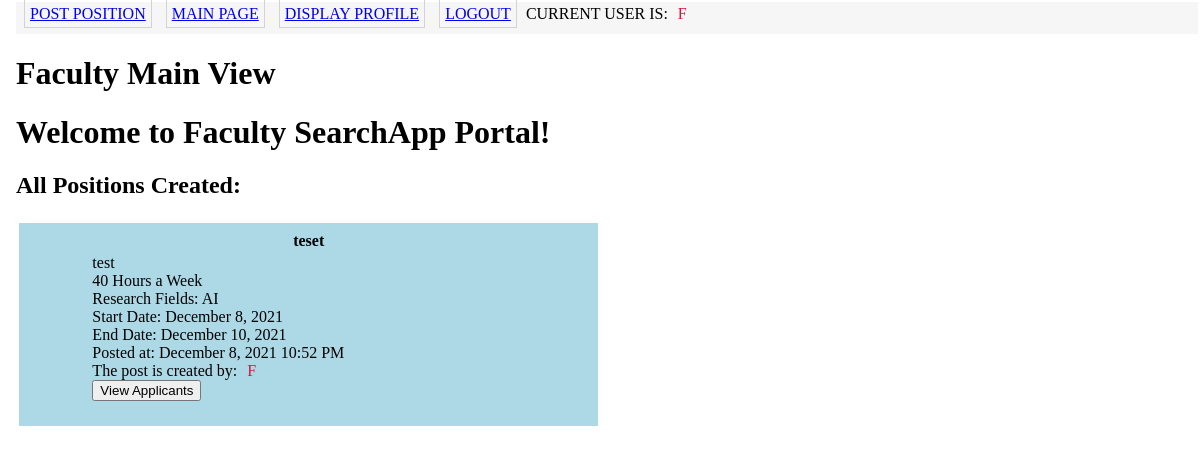
The page /facultyindex (signed in) on the database its author committed.
### app/Model/models.py (models this page shows, shortened)
class User(UserMixin, db.Model):
    id = db.Column(db.Integer, primary_key = True)
    username = db.Column(db.String(64), unique = True)
    wsuID = db.Column(db.Integer)
    firstName = db.Column(db.String(128))
    lastName = db.Column(db.String(128))
    email = db.Column(db.String(120), unique = True)
    address = db.Column(db.String(256))
    phoneNumber = db.Column(db.String(32))
    startDate = db.Column(db.DateTime)
    password_hash = db.Column(db.String(128))
    post = db.relationship('Post', backref = 'writer', lazy = 'dynamic')
    gradDate = db.Column(db.DateTime)
    isfaculty = db.Column(db.Boolean)
    isnotfaculty = db.Column(db.Boolean)
    cumGPA = db.Column(db.Float)
    techCourseGPA = db.Column(db.Float)
    experienceDesc = db.Column(db.String(1048))
    knownLanguages = db.relationship('progLang', # Class Name
                                    secondary = userLanguages, # Table
                                    primaryjoin = (userLanguages.c.user_id == id),
                                    backref = db.backref('userLanguages', lazy = 'dynamic'),
                                    lazy = 'dynamic')
    userResearchFields = db.relationship('researchFieldTags', # Class Name
                                    secondary = interestedFields, # Table
                                    primaryjoin = (interestedFields.c.user_id == id),
                                    backref = db.backref('interestedFields', lazy = 'dynamic'),
                                    lazy = 'dynamic')
    userMajor = db.relationship('majorT', # Class Name
                                    secondary = majorTable, # Table
                                    primaryjoin = (majorTable.c.user_id == id),
                                    backref = db.backref('majorTable', lazy = 'dynamic'),
                                    lazy = 'dynamic')
    userTechnicalCourses = db.relationship('technicalCourses', # Class Name
                                    secondary = technicalCoursesTable, # Table
                                    primaryjoin = (technicalCoursesTable.c.user_id == id),
                                    backref = db.backref('technicalCoursesTable', lazy = 'dynamic'),
                                    lazy = 'dynamic')

class researchPos(db.Model):
    __tablename__ = 'researchPosition'
    id = db.Column(db.Integer, primary_key=True)
    faculty_id = db.Column(db.Integer, default = 0)
    facultyName = db.Column(db.String(100))
    facultyEmail = db.Column(db.String(100))
    title  = db.Column(db.String(150))
    researchDesc = db.Column(db.String(1500))
    startDate = db.Column(db.DateTime)
    endDate = db.Column(db.DateTime)
    requiredHours = db.Column(db.Integer, default = 0)
    researchFields = db.relationship('researchPostFieldTags',
                                    secondary = researchPosFieldTable,
                                    primaryjoin = (researchPosFieldTable.c.researchPosition_id == id),
                                    backref = db.backref('researchPosFieldTable', lazy = 'dynamic'),
                                    lazy = 'dynamic')
    requiredQualifications = db.Column(db.String(500))
    timestamp = db.Column(db.DateTime, index=True, default=datetime.utcnow)

class researchPostFieldTags(db.Model): # This is for the researchPosition Posts
    id = db.Column(db.Integer, primary_key = True)
    name = db.Column(db.String(69))
    def __repr__(self):
        return '{} '.format(self.name)

### app/Controller/routes.py (the view)
@bp_routes.route('/facultyindex', methods=['GET'])
@login_required
def facultyindex():
    posts = researchPos.query.order_by(researchPos.timestamp.desc())
    return render_template('facultyindex.html', title="Faculty Main Page", posts=posts.all())

### app/Model/models.py (called while the page is built)
@login.user_loader
def load_user(id):
    return User.query.get(int(id))

### app/View/templates/facultyindex.html
{% extends "base.html" %}
{% block content %}
    <h1>Faculty Main View</h1>
    <h1>Welcome to Faculty SearchApp Portal!</h1>
    <h2>All Positions Created:</h2>
                <div class="postlist">
       {% for post in posts %}
               {% if post.faculty_id == current_user.id %}
            <div class = "post-box">
                {% include 'applypost.html' %}
            </div>
               {% endif %}
       {% endfor %}
                </div>
{% endblock %}

### app/View/templates/base.html (shortened to what this page needs)
<html>
    <head>
       <link rel="stylesheet" href="{{ url_for('static', filename='css/main.css') }}">
    </head>
    <body>
        <div class ="nav-container">
        <table>
            <tr>
                {% if current_user.is_anonymous %}
                    <td><a href="{{ url_for('auth.login') }}" class = "button"> Student Login </a></td>
                    <td><a href="{{ url_for('auth.FacultyLogin') }}" class = "button"> Faculty Login </a></td>
                {% elif current_user.isfaculty %}
                    <td><a href="{{ url_for('routes.postposition') }}" class = "button">Post Position </a></td>
                    <td><a href="{{ url_for('routes.facultyindex') }}" class = "button">Main Page</a></td>
                    <td><a href="{{ url_for('routes.display_profile') }}" class = "button"> Display Profile </a></td>
                    <td><a href="{{ url_for('auth.logout') }}" class = "button"> Logout </a></td>
                    <td> Current user is: <span class="useritem">{{current_user.username}} </span> </td>
                {% endif %}
            </tr>
        </table>
        </div>
        <div>
            {% block content %} {% endblock %}
        </div>
    </body>
</html>

### app/View/templates/applypost.html (shortened to what this page needs)
<table class="posttable" style="width:100%" valign="top">
    <td colspan="3">
        <div class="posttitle"> {{post.title}} </div>
    </td>
    <tr>
        <td width="10%">
        </td>
        <td width="80%">
            <div>
                {{post.researchDesc}}
            </div>
            <div>
                {{post.requiredHours}} Hours a Week
            </div>
            <div>
                Research Fields:
                {%for fields in post.researchFields%}
                {{fields}}
                {%endfor%}
            </div>
            <div>
                Start Date: {{ moment(post.startDate).format('LL') }}
            </div>
            <div>
                End Date: {{ moment(post.endDate).format('LL') }}
            </div>
            <div>
                Posted at: {{ moment(post.timestamp).format('LLL') }}
            </div>
            <div>
                The post is created by:  <span class="useritem">{{post.facultyName}}
            </div>
            <div>
                {% if current_user.isnotfaculty %}
                    <form action="{{ url_for('routes.studentapply2', researchPos_id = post.id )}}" method="get">
                        <input type="submit"  value="View Position" >
                    </form>
                {% else %}
                {% if current_user.isfaculty %}
                {% if post.faculty_id == current_user.id %}
                    <form action="{{ url_for('routes.viewPosition', researchPos_id = post.id )}}" method="get">
                        <input type="submit"  value="View Applicants" >
                    </form>
                {% endif %}
                {% endif %}
                {% endif %}
            </div>
        </td>
</table>

### app/View/static/css/main.css (style rules this page uses)
body { margin: 1px 1px 1px 15px; padding: 1px; font-family: Tahoma; text-align: left; }
.nav-container { background:#f6f6f6; font-family: Tahoma; font-size: 12px; height: 32px; text-transform: uppercase; }
.button { width : 65px; padding : 3px; font-size: 16px; margin : 5px; padding : 5px; border: 1px solid lightgray; }
.posttable { width : 100%; margin: 0px; }
.posttitle { text-align: center; font-weight: bold; }
.useritem { text-align: center; padding: 3px; margin: 4px 3px 4px 3px; color: crimson; text-transform: uppercase; }
.postlist { display: flex; flex-wrap: wrap; }
.post-box { display: flex; vertical-align: middle; background-color: lightblue; width: 99%; margin: 4px 3px 4px 3px; padding: 6px; }
@media screen and (min-width: 800px) and (max-width:1200px) { .post-box { width: 48%; } }

### rows shown on the page
User: username "F"
researchPos: title "teset", researchDesc "test", requiredHours "40", startDate "December 8, 2021", endDate "December 10, 2021", timestamp "December 8, 2021 10:52 PM", facultyName "F"
researchPostFieldTags: name "AI"
